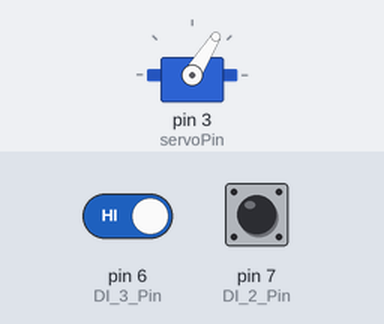
Bench run of a sketch on a simulated Arduino Uno, built with avr-gcc and run on an emulated ATmega328P. On the bench: servo. The test bench sets the inputs (shaded band); at power-on: pin 6 (DI_3_Pin) HIGH, pin 7 (DI_2_Pin) HIGH.

Above: at 1.2 s.
1.3 s: pin 6 (DI_3_Pin) driven LOW
At 2.2 s:
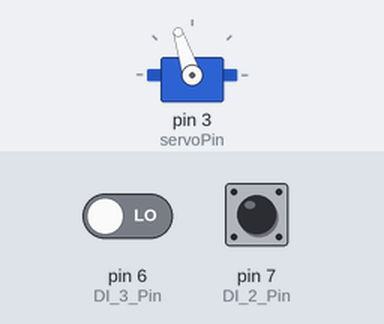
2.9 s: pin 6 (DI_3_Pin) driven HIGH
At 3.4 s:
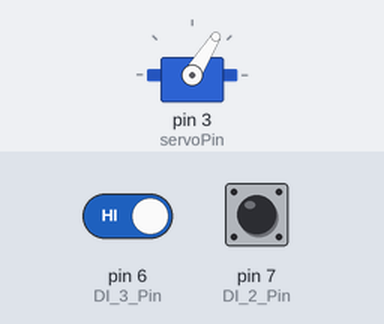
Timing chart, 0 to 5.9 s (numbered marks = the images above; inputs shaded):
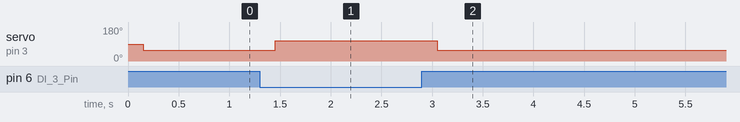

Measured:
- after the input at 1.3 s, servo on pin 3 (servoPin): 58° → 108° after 0.15 s
- after the input at 2.9 s, servo on pin 3 (servoPin): 108° → 58° after 0.15 s

The sketch:

LightSwitch.ino
```cpp
#include <Servo.h>

// I need to use #define for using below expressions in switch.
#define   TURN_ON     1
#define   TURN_OFF    2
#define   TIMER_10    3
#define   TIMER_30    4
#define   NO_COMMAND  0

Servo servo;

int DI_3_Pin = 6;   // DI_3 : Pin 6, "A", TURN_ON,  iKey = 1
int DI_2_Pin = 7;   // DI_2 : Pin 7, "B", TURN_OFF, iKey = 2
int DI_1_Pin = 8;   // DI_1 : Pin 8, "C", TIMER_10, iKey = 3
int DI_0_Pin = 9;   // DI_0 : Pin 9, "D", TIMER_30, iKey = 4

int g_iPreviousKey;
long g_lCountReservation;
bool g_bStartReservation;
long g_lLimitTime;              // to need 60,000 or more, I use long type instead of int.

void setup()
{
  g_iPreviousKey = NO_COMMAND;
  g_lCountReservation = 0;
  g_bStartReservation = false;
  g_lLimitTime = 0;

  Serial.begin(9600);

  pinMode(DI_0_Pin, INPUT);
  pinMode(DI_1_Pin, INPUT);
  pinMode(DI_2_Pin, INPUT);
  pinMode(DI_3_Pin, INPUT);
}

void loop()
{
  int iKey = NO_COMMAND;
  int servoPin = 3;

  int iOpreatingTime = 50;         // ms
  int iCenterAngle = 83;
  int iRotaionAngle = 25;

  iKey = digitalRead(DI_3_Pin) * TURN_ON;    // DI_3 : Pin 6, "A", iKey = 1

  // "if code" prevent double commands.
  if(iKey == NO_COMMAND)
    iKey = digitalRead(DI_2_Pin) * TURN_OFF;   // DI_2 : Pin 7, "B", iKey = 2

  // "if code" prevent double commands.
  if(iKey == NO_COMMAND)
    iKey = digitalRead(DI_1_Pin) * TIMER_10;   // DI_1 : Pin 8, "C", iKey = 3

  // "if code" prevent double commands.
  if(iKey == NO_COMMAND)
    iKey = digitalRead(DI_0_Pin) * TIMER_30;   // DI_0 : Pin 9, "D", iKey = 4

  // This delay is timer base delay.
  delay(100);

  // Timer Operation
  if(g_lCountReservation > g_lLimitTime && g_bStartReservation == true)
  {
      g_lCountReservation = 0;
      g_bStartReservation = false;

      iKey = TURN_OFF;
  }

  switch (iKey)
  {
    case TURN_ON:
      if(g_iPreviousKey != TURN_ON)   // To prevent double operatings
      {
        servo.attach(servoPin);
        delay(50);

        servo.write(iCenterAngle - iRotaionAngle);
        delay(iOpreatingTime);

        g_bStartReservation = false;
        g_lCountReservation = 0;
      }
      break;

    case TURN_OFF:
      if(g_iPreviousKey != TURN_OFF)   // To prevent double operatings
      {
        servo.attach(servoPin);
        delay(50);

        servo.write(iCenterAngle + iRotaionAngle);
        delay(iOpreatingTime);

        g_bStartReservation = false;
        g_lCountReservation = 0;
      }
      break;

    case TIMER_10:
      if(g_iPreviousKey != TIMER_10)   // To prevent double operatings
      {
        if(g_bStartReservation == false)
          g_bStartReservation = true;

        delay(50);
        g_lLimitTime = 10 * 60 * 10;            // 10 : min, 60 : min → sec, 10 : sec → 100 ms
      }
      break;

    case TIMER_30:
      if(g_iPreviousKey != TIMER_30)   // To prevent double operatings
      {
        if(g_bStartReservation == false)
          g_bStartReservation = true;

        delay(50);
        g_lLimitTime = 30 * 60 * 10;     // 30 : min, 60 : min → sec, 10 : sec → 100 ms
      }
      break;

    case NO_COMMAND:
      if(g_iPreviousKey == TURN_ON || g_iPreviousKey == TURN_OFF)
      {
        servo.write(iCenterAngle);
        delay(iOpreatingTime);

        servo.detach();               // sevo motor detaching is for saving power.
        delay(50);
      }
      break;

    default:
      break;
  }

  if(g_bStartReservation == true)
    g_lCountReservation ++;

  g_iPreviousKey = iKey;

//  Serial.print(iKey);
//  Serial.print(", ");
//  Serial.println(g_lCountReservation);
}
```
